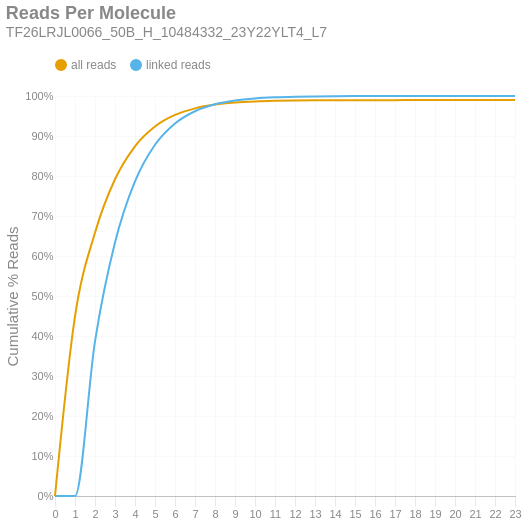

Notebook source saved alongside this figure:
### Markdown cell above
### Reads per Molecule
This chart shows the cumulative distribution of the number of reads per linked molecule. That is, how many alignments are associated with a unique molecule. This excludes the number of reads associated with invalid or absent linked-read barcodes. The `linked` histogram is the percentages recalculated when disregarding singletons.

### Code cell
if SKIPLR:
    print_html(f"Skipped")
else:
    counts = np.bincount(valids['reads'].cast(pl.Int64).to_numpy())
    weighted = counts * np.arange(len(counts))
    all_perc = weighted / n_reads
    linked_perc = weighted / n_linked_reads
    linked_perc[1] = 0
    binned_df = pl.DataFrame({
        'readsper': list(range(len(counts))),
        'all reads (cumsum)': np.cumsum(all_perc).tolist(),
        'linked reads (cumsum)': np.cumsum(linked_perc).tolist(),
    })

    with SafeRender(binned_df):
        (
            density_plot(binned_df, 'Reads Per Molecule', samplename, 'readspmol')
            .encode(
                x=alt.X('readsper:O', title=None).axis(labelAngle=0).scale(padding=0),
                y=alt.Y('value:Q', title='Cumulative % Reads').axis(format='%').stack(False),
                color=alt.Color("key:N").scale(domain=["all reads", "linked reads"]),
                tooltip=[
                    alt.Tooltip("key:N", title="Data Type"),
                    alt.Tooltip("readsper:O", title="Reads Per Molecule"),
                    alt.Tooltip("value:Q", format=".2%", title="% Reads (Cum.)")
                ]            
            )
        ).display()

### Figure 1 — Vega-Lite specification as saved in the notebook (floating-point values rounded to 4 significant figures)
{"width": "container", "height": 400, "config": {"title": {"anchor": "start", "dy": -15, "fontSize": 18, "color": "#888888", "subtitleColor": "#888888", "subtitleFontSize": 14}, "arc": {"fill": "#0072B2"}, "axis": {"domainColor": "#888888", "domainWidth": 0.5, "gridWidth": 0.2, "grid": false, "titleFontWeight": 400, "titleFontSize": 15, "labelFontSize": 11, "labelColor": "#888888", "tickColor": "#888888", "tickWidth": 0.2, "titleColor": "#888888"}, "axisBand": {"grid": false}, "axisX": {"grid": true, "tickSize": 10, "domainCap": "round"}, "axisY": {"domain": false, "grid": true, "tickSize": 0, "domainCap": "round"}, "background": "transparent", "header": {"labelFontSize": 15, "labelColor": "#888888", "titleFontSize": 15, "titleFontWeight": 600, "titleColor": "#888888"}, "legend": {"labelFont": "sans-serif", "labelFontSize": 12, "labelColor": "#888888", "symbolSize": 100, "symbolType": "circle", "titleFontSize": 12, "titlePadding": 10, "titleColor": "#888888", "title": null, "orient": "top"}, "range": {"category": ["#E69F00", "#56B4E9", "#009E73", "#F0E442", "#0072B2", "#D55E00", "#CC79A7", "#000000"], "diverging": ["#cfe8f3", "#a2d4ec", "#73bfe2", "#46abdb", "#1696d2", "#12719e"]}, "area": {"fill": "#0072B2", "fillOpacity": 0.7, "line": true, "strokeOpacity": 0.7}, "line": {"color": "#0072B2", "stroke": "#0072B2", "strokeWidth": 2}, "trail": {"color": "#0072B2", "stroke": "#0072B2", "strokeWidth": 0, "size": 1}, "point": {"filled": true, "fillOpacity": 1.0, "size": 95}, "text": {"color": "#888888", "fontSize": 11, "align": "right", "fontWeight": 400, "size": 11}, "bar": {"fill": "#0072B2", "stroke": null}, "view": {"stroke": null, "continuousWidth": 660, "continuousHeight": 400}}, "data": {"name": "data-c7044e5743f418f9d38a6ea2d89134fb"}, "mark": {"type": "line", "interpolate": "monotone", "point": {"opacity": 0, "size": 275}}, "encoding": {"color": {"field": "key", "scale": {"domain": ["all reads", "linked reads"]}, "type": "nominal"}, "tooltip": [{"field": "key", "title": "Data Type", "type": "nominal"}, {"field": "readsper", "title": "Reads Per Molecule", "type": "ordinal"}, {"field": "value", "format": ".2%", "title": "% Reads (Cum.)", "type": "quantitative"}], "x": {"axis": {"labelAngle": 0}, "field": "readsper", "scale": {"padding": 0}, "title": null, "type": "ordinal"}, "y": {"axis": {"format": "%"}, "field": "value", "stack": false, "title": "Cumulative % Reads", "type": "quantitative"}}, "params": [{"name": "param_c36ac31b6afebe62", "select": {"type": "point", "fields": ["key"]}, "bind": "legend"}], "title": {"text": "Reads Per Molecule", "subtitle": "TF26LRJL0066_50B_H_10484332_23Y22YLT4_L7"}, "transform": [{"fold": ["all reads (cumsum)", "linked reads (cumsum)"]}, {"calculate": "replace(datum.key, ' (cumsum)', '')", "as": "key"}, {"filter": {"param": "param_c36ac31b6afebe62"}}], "usermeta": {"embedOptions": {"downloadFileName": "TF26LRJL0066_50B_H_10484332_23Y22YLT4_L7.readspmol"}}, "$schema": "https://vega.github.io/schema/vega-lite/v6.4.1.json", "datasets": {"data-c7044e5743f418f9d38a6ea2d89134fb": [{"readsper": 0, "all reads (cumsum)": 0.0, "linked reads (cumsum)": 0.0}, {"readsper": 1, "all reads (cumsum)": 0.4492, "linked reads (cumsum)": 0.0}, {"readsper": 2, "all reads (cumsum)": 0.6583, "linked reads (cumsum)": 0.3868}, {"readsper": 3, "all reads (cumsum)": 0.7918, "linked reads (cumsum)": 0.6338}, {"readsper": 4, "all reads (cumsum)": 0.8743, "linked reads (cumsum)": 0.7864}, {"readsper": 5, "all reads (cumsum)": 0.9238, "linked reads (cumsum)": 0.878}, {"readsper": 6, "all reads (cumsum)": 0.9527, "linked reads (cumsum)": 0.9314}, {"readsper": 7, "all reads (cumsum)": 0.9691, "linked reads (cumsum)": 0.9619}, {"readsper": 8, "all reads (cumsum)": 0.9785, "linked reads (cumsum)": 0.9792}, {"readsper": 9, "all reads (cumsum)": 0.9836, "linked reads (cumsum)": 0.9886}, {"readsper": 10, "all reads (cumsum)": 0.9864, "linked reads (cumsum)": 0.9938}, {"readsper": 11, "all reads (cumsum)": 0.9879, "linked reads (cumsum)": 0.9966}, {"readsper": 12, "all reads (cumsum)": 0.9887, "linked reads (cumsum)": 0.9982}, {"readsper": 13, "all reads (cumsum)": 0.9892, "linked reads (cumsum)": 0.9991}, {"readsper": 14, "all reads (cumsum)": 0.9895, "linked reads (cumsum)": 0.9995}, {"readsper": 15, "all reads (cumsum)": 0.9896, "linked reads (cumsum)": 0.9997}, {"readsper": 16, "all reads (cumsum)": 0.9896, "linked reads (cumsum)": 0.9999}, {"readsper": 17, "all reads (cumsum)": 0.9897, "linked reads (cumsum)": 0.9999}, {"readsper": 18, "all reads (cumsum)": 0.9897, "linked reads (cumsum)": 1.0}, {"readsper": 19, "all reads (cumsum)": 0.9897, "linked reads (cumsum)": 1.0}, {"readsper": 20, "all reads (cumsum)": 0.9897, "linked reads (cumsum)": 1.0}, {"readsper": 21, "all reads (cumsum)": 0.9897, "linked reads (cumsum)": 1.0}, {"readsper": 22, "all reads (cumsum)": 0.9897, "linked reads (cumsum)": 1.0}, {"readsper": 23, "all reads (cumsum)": 0.9897, "linked reads (cumsum)": 1.0}]}}
